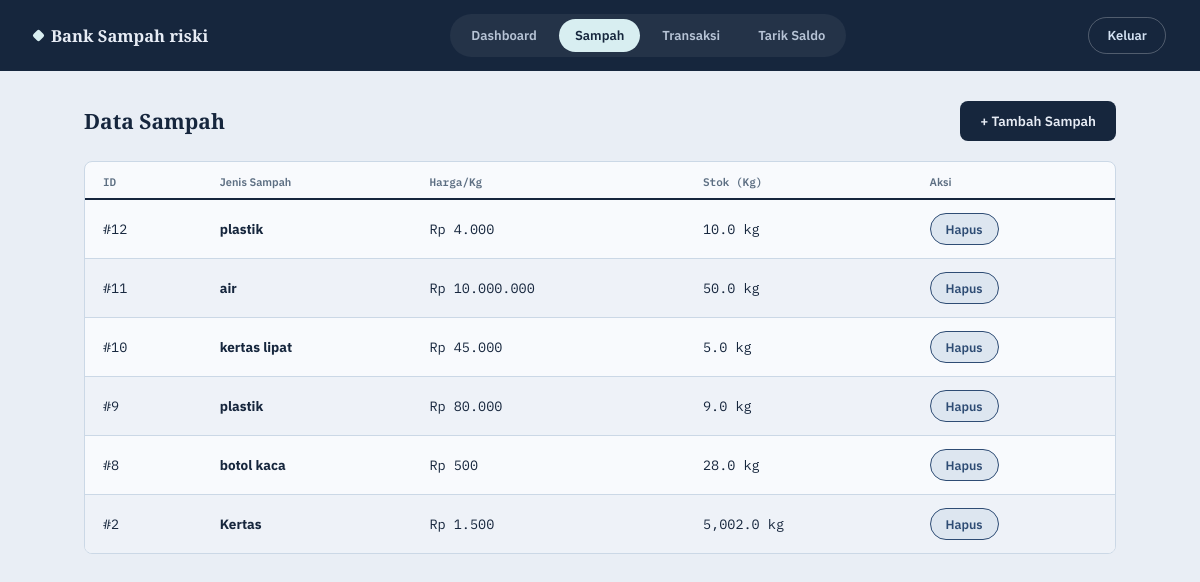
/sampah/index.php (signed in), run on the app's committed database.
### tables this page shows
CREATE TABLE `sampah` (
  `Id_sampah` int(11) NOT NULL,
  `Jenis_sampah` varchar(100) NOT NULL,
  `Harga_per_kg` decimal(15,2) NOT NULL,
  `stok_kg` decimal(10,2) NOT NULL DEFAULT 0.00
);

### sampah/index.php (the view, shortened to what this page needs)
<?php
require "../koneksi.php";
$data = mysqli_query($koneksi, "SELECT * FROM sampah ORDER BY Id_sampah DESC");
?>
<!DOCTYPE html>
<html lang="id">
<head>
</head>
<body>
    <div class="navbar">
        <div class="brand"><span class="mark"></span> Bank Sampah riski</div>
        <div class="nav-pills">
            <a href="../index.php">Dashboard</a>
            <a href="../sampah/index.php" class="active">Sampah</a>
            <a href="../transaksi/index.php">Transaksi</a>
            <a href="../tarik_saldo/index.php">Tarik Saldo</a>
        </div>
        <a href="../logout.php" class="btn-logout">Keluar</a>
    </div>
    <div class="main">
        <div class="header-row">
            <h1>Data Sampah</h1>
            <a class="btn-add" href="tambah.php">+ Tambah Sampah</a>
        </div>
        <div class="ledger">
            <table>
                <thead>
                    <tr>
                        <th class="num">ID</th>
                        <th>Jenis Sampah</th>
                        <th class="num">Harga/Kg</th>
                        <th class="num">Stok (Kg)</th>
                        <th>Aksi</th>
                    </tr>
                </thead>
                <tbody>
                    <?php if (mysqli_num_rows($data) > 0): ?>
                        <?php while ($row = mysqli_fetch_assoc($data)): ?>
                        <tr>
                            <td class="num">#<?= $row["Id_sampah"] ?></td>
                            <td><strong><?= htmlspecialchars($row["Jenis_sampah"]) ?></strong></td>
                            <td class="num">Rp <?= number_format($row["Harga_per_kg"], 0, ",", ".") ?></td>
                            <td class="num"><?= number_format($row["stok_kg"], 1) ?> kg</td>
                            <td>
                                <a class="btn-hapus" href="hapus.php?id=<?= $row["Id_sampah"] ?>"
                                   onclick="return confirm('Hapus data ini?')">Hapus</a>
                            </td>
                        </tr>
                        <?php endwhile; ?>
                    <?php else: ?>
                        <tr>
                            <td colspan="5" class="empty-row">Belum ada data sampah.</td>
                        </tr>
                    <?php endif; ?>
                </tbody>
            </table>
        </div>
    </div>
</body>
</html>

### sampah/index.php (style rules this page uses)
:root { --paper: #E9EEF5; --card: #F8FAFD; --ink: #16263D; --ink-soft: #5C6E82; --line: #CBD8E6; --organik: #2563A8; --organik-bg: #DCE9F7; --plastik: #1D7A8C; --plastik-bg: #D8EEF1; --kertas: #3B4C9E; --kertas-bg: #DFE2F5; --tarik: #2E4C74; --tarik-bg: #DDE6F0; }
* { box-sizing:border-box; margin:0; padding:0; }
body { font-family:'IBM Plex Sans', sans-serif; background:var(--paper); color:var(--ink); min-height:100vh; padding-bottom:50px; }
h1,h2,h3,h4 { font-family:'Bitter', serif; font-weight:700; }
.num { font-family:'IBM Plex Mono', monospace; }
.navbar { position:sticky; top:0; z-index:100; background:var(--ink); padding:14px 34px; display:flex; align-items:center; justify-content:space-between; gap:18px; flex-wrap:wrap; }
.navbar .brand { font-family:'Bitter', serif; font-weight:700; font-size:16.5px; color:#E7ECF5; display:flex; align-items:center; gap:8px; flex-shrink:0; }
.navbar .brand .mark { width:9px; height:9px; border-radius:2px; background:var(--plastik-bg); transform:rotate(45deg); }
.nav-pills { display:flex; gap:6px; background:rgba(255,255,255,0.06); padding:5px; border-radius:100px; flex-wrap:wrap; }
.nav-pills a { color:#B7C4D6; text-decoration:none; font-size:13px; font-weight:600; padding:8px 16px; border-radius:100px; transition:background .15s ease, color .15s ease; }
.nav-pills a.active { background:var(--plastik-bg); color:var(--ink); }
.btn-logout { background:transparent; border:1px solid rgba(255,255,255,0.25); color:#D3E1F2; text-decoration:none; font-size:13px; font-weight:600; padding:9px 18px; border-radius:100px; flex-shrink:0; transition:background .15s ease, border-color .15s ease; }
.main { max-width:1100px; margin:0 auto; padding:30px 34px 0; }
.header-row { display:flex; align-items:center; justify-content:space-between; gap:15px; flex-wrap:wrap; margin-bottom:20px; }
.header-row h1 { font-size:21px; }
.btn-add { display:inline-flex; align-items:center; gap:7px; background:var(--ink); color:#E7ECF5; text-decoration:none; padding:11px 20px; border-radius:8px; font-size:13.5px; font-weight:600; transition:background .15s ease, transform .15s ease; }
.ledger { background:var(--card); border:1px solid var(--line); border-radius:8px; overflow:hidden; }
table { width:100%; border-collapse:collapse; }
th, td { padding:13px 18px; text-align:left; font-size:13.5px; }
thead th { font-size:11px; font-weight:600; color:var(--ink-soft); border-bottom:2px solid var(--ink); padding-bottom:9px; }
tbody tr:nth-child(even) { background:#EEF2F8; }
td { border-bottom:1px solid var(--line); }
tr:last-child td { border-bottom:none; }
td.num, th.num { font-family:'IBM Plex Mono', monospace; }
.btn-hapus { display:inline-block; padding:7px 15px; background:var(--tarik-bg); border:1px solid var(--tarik); color:var(--tarik); text-decoration:none; border-radius:100px; font-size:12.5px; font-weight:600; transition:background .15s ease, color .15s ease; }

### data on the page
sampah: Id_sampah "12", Jenis_sampah "plastik", Harga_per_kg "4.000", stok_kg "10.0"
sampah: Id_sampah "11", Jenis_sampah "air", Harga_per_kg "10.000.000", stok_kg "50.0"
sampah: Id_sampah "10", Jenis_sampah "kertas lipat", Harga_per_kg "45.000", stok_kg "5.0"
sampah: Id_sampah "9", Jenis_sampah "plastik", Harga_per_kg "80.000", stok_kg "9.0"
sampah: Id_sampah "8", Jenis_sampah "botol kaca", Harga_per_kg "500", stok_kg "28.0"
sampah: Id_sampah "2", Jenis_sampah "Kertas", Harga_per_kg "1.500", stok_kg "5,002.0"
